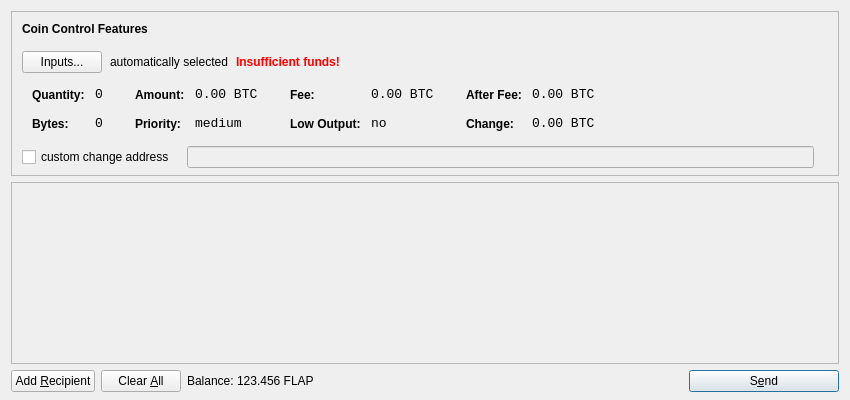
<?xml version="1.0" encoding="UTF-8"?>
<ui version="4.0">
 <class>SendCoinsDialog</class>
 <widget class="QDialog" name="SendCoinsDialog">
  <property name="geometry">
   <rect>
    <x>0</x>
    <y>0</y>
    <width>850</width>
    <height>400</height>
   </rect>
  </property>
  <property name="windowTitle">
   <string>Send Coins</string>
  </property>
  <layout class="QVBoxLayout" name="verticalLayout" stretch="0,1,0">
   <property name="bottomMargin">
    <number>8</number>
   </property>
   <item>
    <widget class="QFrame" name="frameCoinControl">
     <property name="sizePolicy">
      <sizepolicy hsizetype="Expanding" vsizetype="Expanding">
       <horstretch>0</horstretch>
       <verstretch>0</verstretch>
      </sizepolicy>
     </property>
     <property name="maximumSize">
      <size>
       <width>16777215</width>
       <height>16777215</height>
      </size>
     </property>
     <property name="frameShape">
      <enum>QFrame::StyledPanel</enum>
     </property>
     <property name="frameShadow">
      <enum>QFrame::Sunken</enum>
     </property>
     <layout class="QVBoxLayout" name="verticalLayoutCoinControl2">
      <property name="spacing">
       <number>6</number>
      </property>
      <property name="leftMargin">
       <number>0</number>
      </property>
      <property name="topMargin">
       <number>0</number>
      </property>
      <property name="rightMargin">
       <number>0</number>
      </property>
      <property name="bottomMargin">
       <number>6</number>
      </property>
      <item>
       <layout class="QVBoxLayout" name="verticalLayoutCoinControl" stretch="0,0,0,0,1">
        <property name="spacing">
         <number>0</number>
        </property>
        <property name="leftMargin">
         <number>10</number>
        </property>
        <property name="topMargin">
         <number>10</number>
        </property>
        <item>
         <layout class="QHBoxLayout" name="horizontalLayoutCoinControl1">
          <property name="bottomMargin">
           <number>15</number>
          </property>
          <item>
           <widget class="QLabel" name="labelCoinControlFeatures">
            <property name="sizePolicy">
             <sizepolicy hsizetype="Preferred" vsizetype="Maximum">
              <horstretch>0</horstretch>
              <verstretch>0</verstretch>
             </sizepolicy>
            </property>
            <property name="font">
             <font>
              <weight>75</weight>
              <bold>true</bold>
             </font>
            </property>
            <property name="styleSheet">
             <string notr="true">font-weight:bold;</string>
            </property>
            <property name="text">
             <string>Coin Control Features</string>
            </property>
           </widget>
          </item>
         </layout>
        </item>
        <item>
         <layout class="QHBoxLayout" name="horizontalLayoutCoinControl2" stretch="0,0,0,0">
          <property name="spacing">
           <number>8</number>
          </property>
          <property name="bottomMargin">
           <number>10</number>
          </property>
          <item>
           <widget class="QPushButton" name="pushButtonCoinControl">
            <property name="styleSheet">
             <string notr="true"/>
            </property>
            <property name="text">
             <string>Inputs...</string>
            </property>
           </widget>
          </item>
          <item>
           <widget class="QLabel" name="labelCoinControlAutomaticallySelected">
            <property name="text">
             <string>automatically selected</string>
            </property>
            <property name="margin">
             <number>5</number>
            </property>
           </widget>
          </item>
          <item>
           <widget class="QLabel" name="labelCoinControlInsuffFunds">
            <property name="font">
             <font>
              <weight>75</weight>
              <bold>true</bold>
             </font>
            </property>
            <property name="styleSheet">
             <string notr="true">color:red;font-weight:bold;</string>
            </property>
            <property name="text">
             <string>Insufficient funds!</string>
            </property>
            <property name="margin">
             <number>5</number>
            </property>
           </widget>
          </item>
          <item>
           <spacer name="horizontalSpacerCoinControl">
            <property name="orientation">
             <enum>Qt::Horizontal</enum>
            </property>
            <property name="sizeHint" stdset="0">
             <size>
              <width>40</width>
              <height>1</height>
             </size>
            </property>
           </spacer>
          </item>
         </layout>
        </item>
        <item>
         <widget class="QWidget" name="widgetCoinControl" native="true">
          <property name="sizePolicy">
           <sizepolicy hsizetype="Preferred" vsizetype="Preferred">
            <horstretch>0</horstretch>
            <verstretch>0</verstretch>
           </sizepolicy>
          </property>
          <property name="minimumSize">
           <size>
            <width>0</width>
            <height>0</height>
           </size>
          </property>
          <property name="styleSheet">
           <string notr="true"/>
          </property>
          <layout class="QHBoxLayout" name="horizontalLayoutCoinControl5">
           <property name="leftMargin">
            <number>0</number>
           </property>
           <property name="topMargin">
            <number>0</number>
           </property>
           <property name="rightMargin">
            <number>0</number>
           </property>
           <property name="bottomMargin">
            <number>0</number>
           </property>
           <item>
            <layout class="QHBoxLayout" name="horizontalLayoutCoinControl3" stretch="0,0,0,1">
             <property name="spacing">
              <number>20</number>
             </property>
             <property name="topMargin">
              <number>0</number>
             </property>
             <property name="bottomMargin">
              <number>10</number>
             </property>
             <item>
              <layout class="QFormLayout" name="formLayoutCoinControl1">
               <property name="horizontalSpacing">
                <number>10</number>
               </property>
               <property name="verticalSpacing">
                <number>14</number>
               </property>
               <property name="leftMargin">
                <number>10</number>
               </property>
               <property name="topMargin">
                <number>4</number>
               </property>
               <property name="rightMargin">
                <number>6</number>
               </property>
               <item row="0" column="0">
                <widget class="QLabel" name="labelCoinControlQuantityText">
                 <property name="styleSheet">
                  <string notr="true">font-weight:bold;</string>
                 </property>
                 <property name="text">
                  <string>Quantity:</string>
                 </property>
                 <property name="margin">
                  <number>0</number>
                 </property>
                </widget>
               </item>
               <item row="0" column="1">
                <widget class="QLabel" name="labelCoinControlQuantity">
                 <property name="font">
                  <font>
                   <family>Monospace</family>
                   <pointsize>10</pointsize>
                  </font>
                 </property>
                 <property name="cursor">
                  <cursorShape>IBeamCursor</cursorShape>
                 </property>
                 <property name="contextMenuPolicy">
                  <enum>Qt::ActionsContextMenu</enum>
                 </property>
                 <property name="text">
                  <string notr="true">0</string>
                 </property>
                 <property name="margin">
                  <number>0</number>
                 </property>
                 <property name="textInteractionFlags">
                  <set>Qt::LinksAccessibleByMouse|Qt::TextSelectableByKeyboard|Qt::TextSelectableByMouse</set>
                 </property>
                </widget>
               </item>
               <item row="1" column="0">
                <widget class="QLabel" name="labelCoinControlBytesText">
                 <property name="styleSheet">
                  <string notr="true">font-weight:bold;</string>
                 </property>
                 <property name="text">
                  <string>Bytes:</string>
                 </property>
                </widget>
               </item>
               <item row="1" column="1">
                <widget class="QLabel" name="labelCoinControlBytes">
                 <property name="font">
                  <font>
                   <family>Monospace</family>
                   <pointsize>10</pointsize>
                  </font>
                 </property>
                 <property name="cursor">
                  <cursorShape>IBeamCursor</cursorShape>
                 </property>
                 <property name="contextMenuPolicy">
                  <enum>Qt::ActionsContextMenu</enum>
                 </property>
                 <property name="text">
                  <string notr="true">0</string>
                 </property>
                 <property name="textInteractionFlags">
                  <set>Qt::LinksAccessibleByMouse|Qt::TextSelectableByKeyboard|Qt::TextSelectableByMouse</set>
                 </property>
                </widget>
               </item>
              </layout>
             </item>
             <item>
              <layout class="QFormLayout" name="formLayoutCoinControl2">
               <property name="horizontalSpacing">
                <number>10</number>
               </property>
               <property name="verticalSpacing">
                <number>14</number>
               </property>
               <property name="leftMargin">
                <number>6</number>
               </property>
               <property name="topMargin">
                <number>4</number>
               </property>
               <property name="rightMargin">
                <number>6</number>
               </property>
               <item row="0" column="0">
                <widget class="QLabel" name="labelCoinControlAmountText">
                 <property name="styleSheet">
                  <string notr="true">font-weight:bold;</string>
                 </property>
                 <property name="text">
                  <string>Amount:</string>
                 </property>
                 <property name="margin">
                  <number>0</number>
                 </property>
                </widget>
               </item>
               <item row="0" column="1">
                <widget class="QLabel" name="labelCoinControlAmount">
                 <property name="font">
                  <font>
                   <family>Monospace</family>
                   <pointsize>10</pointsize>
                  </font>
                 </property>
                 <property name="cursor">
                  <cursorShape>IBeamCursor</cursorShape>
                 </property>
                 <property name="contextMenuPolicy">
                  <enum>Qt::ActionsContextMenu</enum>
                 </property>
                 <property name="text">
                  <string notr="true">0.00 BTC</string>
                 </property>
                 <property name="textInteractionFlags">
                  <set>Qt::LinksAccessibleByMouse|Qt::TextSelectableByKeyboard|Qt::TextSelectableByMouse</set>
                 </property>
                </widget>
               </item>
               <item row="1" column="0">
                <widget class="QLabel" name="labelCoinControlPriorityText">
                 <property name="styleSheet">
                  <string notr="true">font-weight:bold;</string>
                 </property>
                 <property name="text">
                  <string>Priority:</string>
                 </property>
                </widget>
               </item>
               <item row="1" column="1">
                <widget class="QLabel" name="labelCoinControlPriority">
                 <property name="font">
                  <font>
                   <family>Monospace</family>
                   <pointsize>10</pointsize>
                  </font>
                 </property>
                 <property name="cursor">
                  <cursorShape>IBeamCursor</cursorShape>
                 </property>
                 <property name="contextMenuPolicy">
                  <enum>Qt::ActionsContextMenu</enum>
                 </property>
                 <property name="text">
                  <string>medium</string>
                 </property>
                 <property name="textInteractionFlags">
                  <set>Qt::LinksAccessibleByMouse|Qt::TextSelectableByKeyboard|Qt::TextSelectableByMouse</set>
                 </property>
                </widget>
               </item>
              </layout>
             </item>
             <item>
              <layout class="QFormLayout" name="formLayoutCoinControl3">
               <property name="horizontalSpacing">
                <number>10</number>
               </property>
               <property name="verticalSpacing">
                <number>14</number>
               </property>
               <property name="leftMargin">
                <number>6</number>
               </property>
               <property name="topMargin">
                <number>4</number>
               </property>
               <property name="rightMargin">
                <number>6</number>
               </property>
               <item row="0" column="0">
                <widget class="QLabel" name="labelCoinControlFeeText">
                 <property name="styleSheet">
                  <string notr="true">font-weight:bold;</string>
                 </property>
                 <property name="text">
                  <string>Fee:</string>
                 </property>
                 <property name="margin">
                  <number>0</number>
                 </property>
                </widget>
               </item>
               <item row="0" column="1">
                <widget class="QLabel" name="labelCoinControlFee">
                 <property name="font">
                  <font>
                   <family>Monospace</family>
                   <pointsize>10</pointsize>
                  </font>
                 </property>
                 <property name="cursor">
                  <cursorShape>IBeamCursor</cursorShape>
                 </property>
                 <property name="contextMenuPolicy">
                  <enum>Qt::ActionsContextMenu</enum>
                 </property>
                 <property name="text">
                  <string notr="true">0.00 BTC</string>
                 </property>
                 <property name="textInteractionFlags">
                  <set>Qt::LinksAccessibleByMouse|Qt::TextSelectableByKeyboard|Qt::TextSelectableByMouse</set>
                 </property>
                </widget>
               </item>
               <item row="1" column="0">
                <widget class="QLabel" name="labelCoinControlLowOutputText">
                 <property name="styleSheet">
                  <string notr="true">font-weight:bold;</string>
                 </property>
                 <property name="text">
                  <string>Low Output:</string>
                 </property>
                </widget>
               </item>
               <item row="1" column="1">
                <widget class="QLabel" name="labelCoinControlLowOutput">
                 <property name="font">
                  <font>
                   <family>Monospace</family>
                   <pointsize>10</pointsize>
                  </font>
                 </property>
                 <property name="cursor">
                  <cursorShape>IBeamCursor</cursorShape>
                 </property>
                 <property name="contextMenuPolicy">
                  <enum>Qt::ActionsContextMenu</enum>
                 </property>
                 <property name="text">
                  <string>no</string>
                 </property>
                 <property name="textInteractionFlags">
                  <set>Qt::LinksAccessibleByMouse|Qt::TextSelectableByKeyboard|Qt::TextSelectableByMouse</set>
                 </property>
                </widget>
               </item>
              </layout>
             </item>
             <item>
              <layout class="QFormLayout" name="formLayoutCoinControl4">
               <property name="horizontalSpacing">
                <number>10</number>
               </property>
               <property name="verticalSpacing">
                <number>14</number>
               </property>
               <property name="leftMargin">
                <number>6</number>
               </property>
               <property name="topMargin">
                <number>4</number>
               </property>
               <property name="rightMargin">
                <number>6</number>
               </property>
               <item row="0" column="0">
                <widget class="QLabel" name="labelCoinControlAfterFeeText">
                 <property name="styleSheet">
                  <string notr="true">font-weight:bold;</string>
                 </property>
                 <property name="text">
                  <string>After Fee:</string>
                 </property>
                 <property name="margin">
                  <number>0</number>
                 </property>
                </widget>
               </item>
               <item row="0" column="1">
                <widget class="QLabel" name="labelCoinControlAfterFee">
                 <property name="font">
                  <font>
                   <family>Monospace</family>
                   <pointsize>10</pointsize>
                  </font>
                 </property>
                 <property name="cursor">
                  <cursorShape>IBeamCursor</cursorShape>
                 </property>
                 <property name="contextMenuPolicy">
                  <enum>Qt::ActionsContextMenu</enum>
                 </property>
                 <property name="text">
                  <string notr="true">0.00 BTC</string>
                 </property>
                 <property name="textInteractionFlags">
                  <set>Qt::LinksAccessibleByMouse|Qt::TextSelectableByKeyboard|Qt::TextSelectableByMouse</set>
                 </property>
                </widget>
               </item>
               <item row="1" column="0">
                <widget class="QLabel" name="labelCoinControlChangeText">
                 <property name="styleSheet">
                  <string notr="true">font-weight:bold;</string>
                 </property>
                 <property name="text">
                  <string>Change:</string>
                 </property>
                </widget>
               </item>
               <item row="1" column="1">
                <widget class="QLabel" name="labelCoinControlChange">
                 <property name="font">
                  <font>
                   <family>Monospace</family>
                   <pointsize>10</pointsize>
                  </font>
                 </property>
                 <property name="cursor">
                  <cursorShape>IBeamCursor</cursorShape>
                 </property>
                 <property name="contextMenuPolicy">
                  <enum>Qt::ActionsContextMenu</enum>
                 </property>
                 <property name="text">
                  <string notr="true">0.00 BTC</string>
                 </property>
                 <property name="textInteractionFlags">
                  <set>Qt::LinksAccessibleByMouse|Qt::TextSelectableByKeyboard|Qt::TextSelectableByMouse</set>
                 </property>
                </widget>
               </item>
              </layout>
             </item>
            </layout>
           </item>
          </layout>
         </widget>
        </item>
        <item>
         <layout class="QHBoxLayout" name="horizontalLayoutCoinControl4" stretch="0,0,0">
          <property name="spacing">
           <number>12</number>
          </property>
          <property name="sizeConstraint">
           <enum>QLayout::SetDefaultConstraint</enum>
          </property>
          <property name="topMargin">
           <number>5</number>
          </property>
          <property name="rightMargin">
           <number>5</number>
          </property>
          <item>
           <widget class="QCheckBox" name="checkBoxCoinControlChange">
            <property name="text">
             <string>custom change address</string>
            </property>
           </widget>
          </item>
          <item>
           <widget class="QLineEdit" name="lineEditCoinControlChange">
            <property name="enabled">
             <bool>false</bool>
            </property>
            <property name="sizePolicy">
             <sizepolicy hsizetype="Expanding" vsizetype="Fixed">
              <horstretch>0</horstretch>
              <verstretch>0</verstretch>
             </sizepolicy>
            </property>
           </widget>
          </item>
          <item>
           <widget class="QLabel" name="labelCoinControlChangeLabel">
            <property name="sizePolicy">
             <sizepolicy hsizetype="Preferred" vsizetype="Expanding">
              <horstretch>0</horstretch>
              <verstretch>0</verstretch>
             </sizepolicy>
            </property>
            <property name="minimumSize">
             <size>
              <width>0</width>
              <height>0</height>
             </size>
            </property>
            <property name="text">
             <string/>
            </property>
            <property name="margin">
             <number>3</number>
            </property>
           </widget>
          </item>
         </layout>
        </item>
        <item>
         <spacer name="verticalSpacerCoinControl">
          <property name="orientation">
           <enum>Qt::Vertical</enum>
          </property>
          <property name="sizeHint" stdset="0">
           <size>
            <width>800</width>
            <height>1</height>
           </size>
          </property>
         </spacer>
        </item>
       </layout>
      </item>
     </layout>
    </widget>
   </item>
   <item>
    <widget class="QScrollArea" name="scrollArea">
     <property name="widgetResizable">
      <bool>true</bool>
     </property>
     <widget class="QWidget" name="scrollAreaWidgetContents">
      <property name="geometry">
       <rect>
        <x>0</x>
        <y>0</y>
        <width>830</width>
        <height>152</height>
       </rect>
      </property>
      <layout class="QVBoxLayout" name="verticalLayout_2">
       <property name="leftMargin">
        <number>0</number>
       </property>
       <property name="topMargin">
        <number>0</number>
       </property>
       <property name="rightMargin">
        <number>0</number>
       </property>
       <property name="bottomMargin">
        <number>0</number>
       </property>
       <item>
        <layout class="QVBoxLayout" name="entries">
         <property name="spacing">
          <number>6</number>
         </property>
        </layout>
       </item>
       <item>
        <spacer name="verticalSpacer">
         <property name="orientation">
          <enum>Qt::Vertical</enum>
         </property>
         <property name="sizeHint" stdset="0">
          <size>
           <width>20</width>
           <height>40</height>
          </size>
         </property>
        </spacer>
       </item>
      </layout>
     </widget>
    </widget>
   </item>
   <item>
    <layout class="QHBoxLayout" name="horizontalLayout">
     <item>
      <widget class="QPushButton" name="addButton">
       <property name="toolTip">
        <string>Send to multiple recipients at once</string>
       </property>
       <property name="text">
        <string>Add &amp;Recipient</string>
       </property>
       <property name="icon">
        <iconset resource="../bitcoin.qrc">
         <normaloff>:/icons/add</normaloff>:/icons/add</iconset>
       </property>
       <property name="autoDefault">
        <bool>false</bool>
       </property>
      </widget>
     </item>
     <item>
      <widget class="QPushButton" name="clearButton">
       <property name="sizePolicy">
        <sizepolicy hsizetype="Minimum" vsizetype="Fixed">
         <horstretch>0</horstretch>
         <verstretch>0</verstretch>
        </sizepolicy>
       </property>
       <property name="toolTip">
        <string>Remove all transaction fields</string>
       </property>
       <property name="text">
        <string>Clear &amp;All</string>
       </property>
       <property name="icon">
        <iconset resource="../bitcoin.qrc">
         <normaloff>:/icons/remove</normaloff>:/icons/remove</iconset>
       </property>
       <property name="autoRepeatDelay">
        <number>300</number>
       </property>
       <property name="autoDefault">
        <bool>false</bool>
       </property>
      </widget>
     </item>
     <item>
      <layout class="QHBoxLayout" name="horizontalLayout_2">
       <property name="spacing">
        <number>3</number>
       </property>
       <item>
        <widget class="QLabel" name="label">
         <property name="text">
          <string>Balance:</string>
         </property>
        </widget>
       </item>
       <item>
        <widget class="QLabel" name="labelBalance">
         <property name="cursor">
          <cursorShape>IBeamCursor</cursorShape>
         </property>
         <property name="text">
          <string>123.456 FLAP</string>
         </property>
         <property name="textInteractionFlags">
          <set>Qt::LinksAccessibleByMouse|Qt::TextSelectableByKeyboard|Qt::TextSelectableByMouse</set>
         </property>
        </widget>
       </item>
      </layout>
     </item>
     <item>
      <spacer name="horizontalSpacer">
       <property name="orientation">
        <enum>Qt::Horizontal</enum>
       </property>
       <property name="sizeHint" stdset="0">
        <size>
         <width>40</width>
         <height>20</height>
        </size>
       </property>
      </spacer>
     </item>
     <item>
      <widget class="QPushButton" name="sendButton">
       <property name="minimumSize">
        <size>
         <width>150</width>
         <height>0</height>
        </size>
       </property>
       <property name="toolTip">
        <string>Confirm the send action</string>
       </property>
       <property name="text">
        <string>S&amp;end</string>
       </property>
       <property name="icon">
        <iconset resource="../bitcoin.qrc">
         <normaloff>:/icons/send</normaloff>:/icons/send</iconset>
       </property>
       <property name="default">
        <bool>true</bool>
       </property>
      </widget>
     </item>
    </layout>
   </item>
  </layout>
 </widget>
 <resources>
  <include location="../bitcoin.qrc"/>
 </resources>
 <connections/>
</ui>
